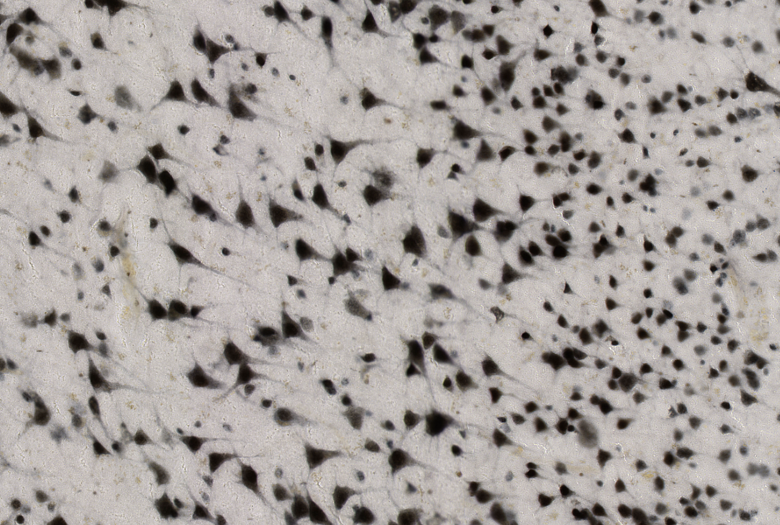
#> input picture testim.png, 780 x 525 px
$ jupyter execute 'Automatic detection of neurons.ipynb'   (shell and % lines are left out)   (older library calls are emulated)
#> lines starting #> are read from the running program, lines starting #| are printed output that depends on the picture; after the words box and inside, x2 and y2 are one past the last pixel; in counts of white or black regions, pixels touching at a corner belong together
### utils.py
def anisodiff(im, niter=12, delta=1.0/7.0, kappa=11):
#> called with niter = 12, delta = 0.143, kappa = 11
    import numpy as np
    from scipy import misc, ndimage

    # convert input image
    im = im.astype('float64')
#> im: shape (525, 780) float64

    # initial condition
    u = im

    # center pixel distances
    dx = 1
    dy = 1
    dd = np.sqrt(2)

    # 2D finite difference windows
    hN = np.array([[0, 1, 0], [0, -1, 0], [0, 0, 0]], np.float64) #N
    hS = np.array([[0, 0, 0], [0, -1, 0], [0, 1, 0]], np.float64) #S
    hE = np.array([[0, 0, 0], [0, -1, 1], [0, 0, 0]], np.float64) #E
    hW = np.array([[0, 0, 0], [1, -1, 0], [0, 0, 0]], np.float64) #W
    hNE = np.array([[0, 0, 1], [0, -1, 0], [0, 0, 0]], np.float64) #NE
    hSE = np.array([[0, 0, 0], [0, -1, 0], [0, 0, 1]], np.float64) #SE
    hSW = np.array([[0, 0, 0], [0, -1, 0], [1, 0, 0]], np.float64) #SW
    hNW = np.array([[1, 0, 0], [0, -1, 0], [0, 0, 0]], np.float64) #NW

    masks = [hN, hS, hE, hW, hNE, hSE, hSW, hNW]


    for r in range(niter):

        # taking dx=dy=1 and dd=sqrt(2)
        PM = sum([np.multiply(np.exp(-np.square(ndimage.filters.convolve(u, m)/kappa)), ndimage.filters.convolve(u, m)) for m in masks[:4]])

        PM = PM + (1.0/2.0)*sum([np.multiply(np.exp(-np.square(ndimage.filters.convolve(u, m)/kappa)), ndimage.filters.convolve(u, m)) for m in masks[4:]])

        u = u + delta*PM
#> this loop made 12 passes
#> pass 1, in anisodiff, `PM = sum([np.multiply(np.exp(-np.square(ndimage.filters.convolve(u, m)..`:
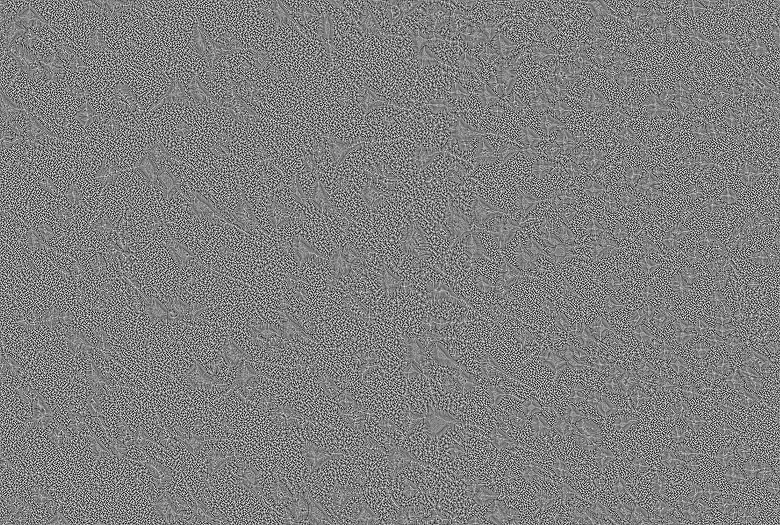
#> PM: shape (525, 780) float64; min -18.81, max 18.81, mean 3.61e-18; drawn with min black and max white
#> after the loop:
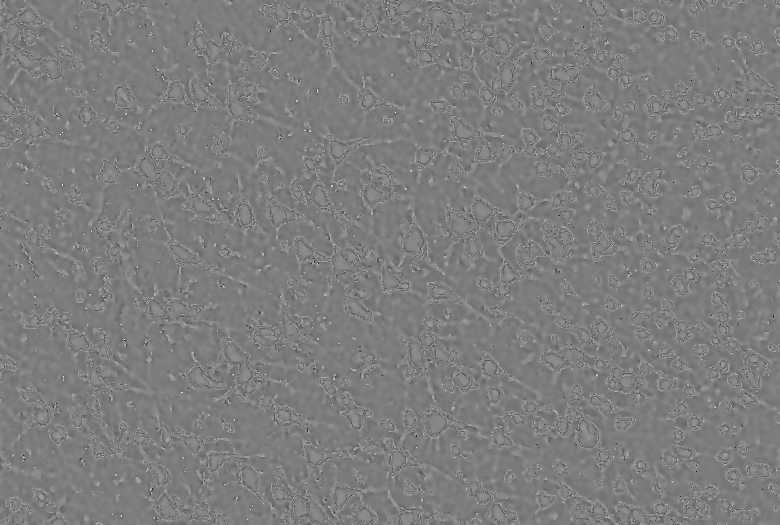
#> PM: shape (525, 780) float64; min -27.53, max 28.13, mean 0; drawn with min black and max white

    return u


def getPts(imaniso, min_neuron=50, otsu_corr=0.85):
#> called with min_neuron = 50, otsu_corr = 0.85
    from skimage import filters, morphology
    from skimage.feature import peak_local_max
    import math

    mask = imaniso < filters.threshold_otsu(imaniso)*otsu_corr
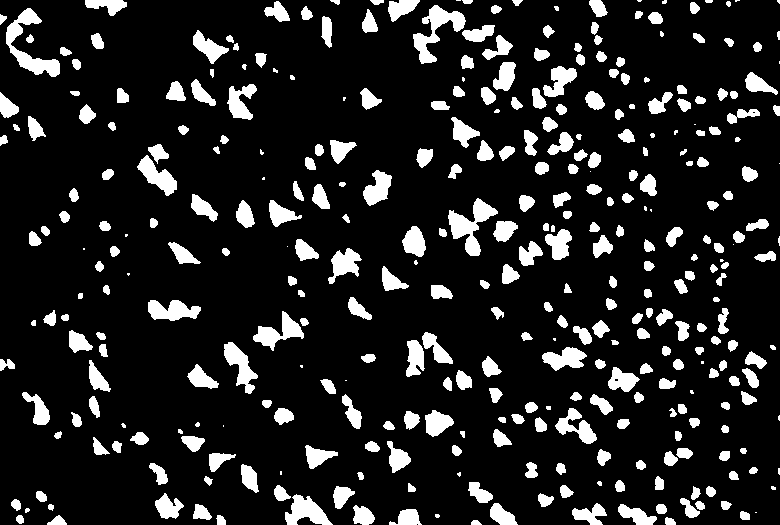
#> mask: shape (525, 780) bool; 13.5% white; 362 white regions (44 under 20 px), largest, box (x1, y1, x2, y2) and area: (6, 8, 60, 77) 1229, (448, 198, 498, 256) 1143, (413, 5, 466, 64) 1121
    mask = morphology.remove_small_objects(mask, min_size=min_neuron, connectivity=1, in_place=False)
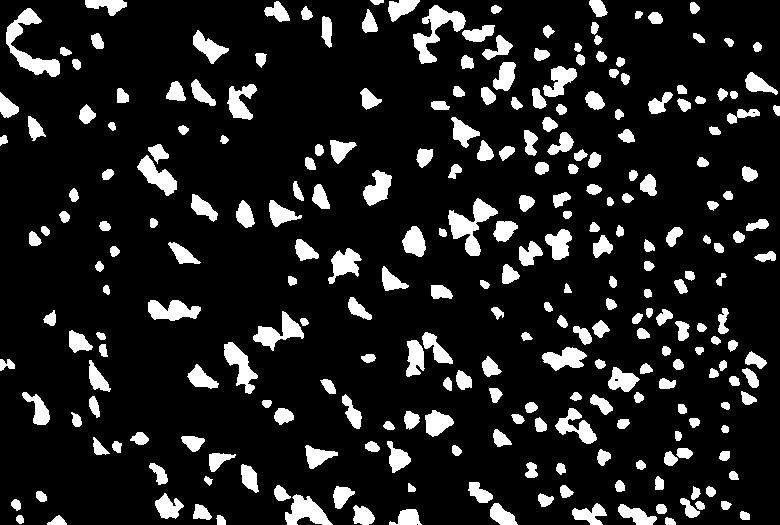
#> mask: shape (525, 780) bool; 12.9% white; 266 white regions, largest, box (x1, y1, x2, y2) and area: (6, 8, 60, 77) 1229, (448, 198, 498, 256) 1143, (413, 5, 466, 64) 1121

    coordinates = peak_local_max(imaniso.max()-imaniso, min_distance=int(math.ceil(math.sqrt(min_neuron/3.14))))
#> coordinates = 928 pairs, first value 4 to 520, second value 4 to 775
    return coordinates[[mask[tuple(x)] for x in coordinates]]

### Automatic detection of neurons.ipynb
[cell 1]
import numpy as np
import matplotlib.pyplot as plt
from PIL import Image

from utils import *

[cell 2]
# load image
im = Image.open('testim.png').convert('L')

# assuming 0.452um/px resolution, rescale the image if needed or use
# anisodiff function with different parameters (see equation 6 in chapter 2.2)

#scaling = 2
#im = im.resize((int(im.size[0]/scaling), int(im.size[1]/scaling)), Image.ANTIALIAS)
im = np.array(im)

[cell 3]
f = plt.figure(figsize=(7,7))
plt.imshow(im, cmap='gray')
plt.show()

[cell 4]
# apply the anisotropic diffusion with default parameters
im_aniso = anisodiff(im)

[cell 5]
# obtain locations from diffused image
pts = getPts(im_aniso)
#> pts = 326 pairs, first value 5 to 517, second value 4 to 770

[cell 6]
f = plt.figure(figsize=(7,7))
plt.imshow(im, cmap='gray')

plt.plot( [x[1] for x in pts], [x[0] for x in pts], 'w.', markersize=5)

plt.tight_layout()
plt.show()
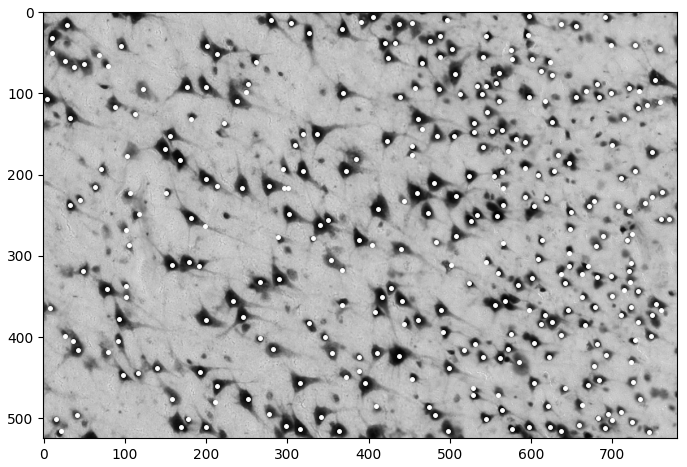
#> figure drawn by matplotlib, 1 panel
